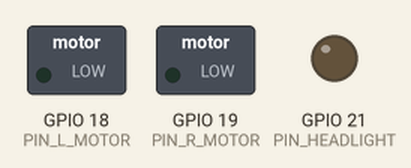
Recording of a program running on a simulated ESP32. On the bench: switched loads named in the program (green lamp = pin HIGH), output pins drawn as LEDs (lit = HIGH). What the program prints to the serial monitor is not drawn.

Above: at 0.05 s.
At 2.55 s:
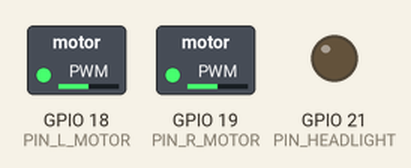
At 5.1 s:
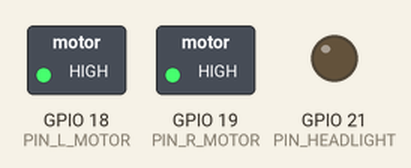
At 10.15 s:
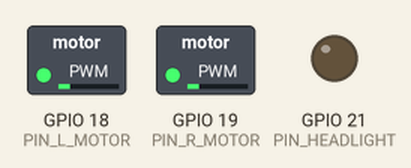
Timing chart, 0 to 17.0 s (numbered marks = the images above):
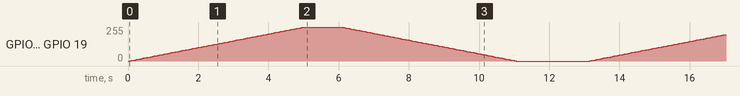

The program:

main.cpp
```cpp
#include <Arduino.h>
#include "ledc_init.h"

/**
 * @brief Maps a percentage value (0-100) to the duty cycle based on resolution.
 *
 * @param percent Input percentage (0-100)
 * @param resolution Bit depth (e.g., 10 for 10-bit)
 * @return uint32_t Calculated duty cycle value
 */
uint32_t mapPercentToDuty(int percent, int resolution) {
    // Clamping logic to ensure safety (Task 2)
    if (percent > 100) percent = 100;
    if (percent < 0) percent = 0;

    uint32_t max_duty = (1 << resolution) - 1;
    return (percent * max_duty) / 100;
}

/**
 * @brief Set the Motor Speed using percentage.
 *
 * @param channel The LEDC channel (CH_L_MOTOR or CH_R_MOTOR)
 * @param percent Speed percentage (0-100)
 */
void setMotorSpeed(int channel, int percent) {
    uint32_t duty = mapPercentToDuty(percent, MOTOR_RES);
    ledcWrite(channel, duty);
}

void initLEDC() {
    // Task 1: Resource mapping without conflicts
    // Left Motor
    ledcSetup(CH_L_MOTOR, MOTOR_FREQ, MOTOR_RES);
    ledcAttachPin(PIN_L_MOTOR, CH_L_MOTOR);

    // Right Motor
    ledcSetup(CH_R_MOTOR, MOTOR_FREQ, MOTOR_RES);
    ledcAttachPin(PIN_R_MOTOR, CH_R_MOTOR);

    // Headlight
    ledcSetup(CH_HEADLIGHT, LIGHT_FREQ, LIGHT_RES);
    ledcAttachPin(PIN_HEADLIGHT, CH_HEADLIGHT);
}

void setup() {
    Serial.begin(115200);
    initLEDC();
    Serial.println("LEDC System Initialized.");
}

void loop() {
    // Task 2: Linear acceleration demo
    for (int i = 0; i <= 100; i++) {
        setMotorSpeed(CH_L_MOTOR, i);
        setMotorSpeed(CH_R_MOTOR, i);
        delay(50);
    }

    delay(1000);

    for (int i = 100; i >= 0; i--) {
        setMotorSpeed(CH_L_MOTOR, i);
        setMotorSpeed(CH_R_MOTOR, i);
        delay(50);
    }

    delay(2000);
}
```

ledc_init.h
```cpp
#ifndef LEDC_INIT_H
#define LEDC_INIT_H

#include <Arduino.h>

// LEDC Channel Definitions
#define CH_L_MOTOR     0
#define CH_R_MOTOR     1
#define CH_HEADLIGHT   2

// LEDC Timer Configurations
#define MOTOR_FREQ     20000  // 20kHz for motors (out of human hearing range)
#define LIGHT_FREQ     5000   // 5kHz for LEDs

// LEDC Resolution (Bits)
#define MOTOR_RES      10     // 10-bit resolution (0-1023)
#define LIGHT_RES      8      // 8-bit resolution (0-255)

// Pin Definitions (Example mappings, adjust as needed for hardware)
#define PIN_L_MOTOR    18
#define PIN_R_MOTOR    19
#define PIN_HEADLIGHT  21

/**
 * @brief Initializes the LEDC peripherals with defined channels and frequencies.
 */
void initLEDC();

#endif // LEDC_INIT_H
```
